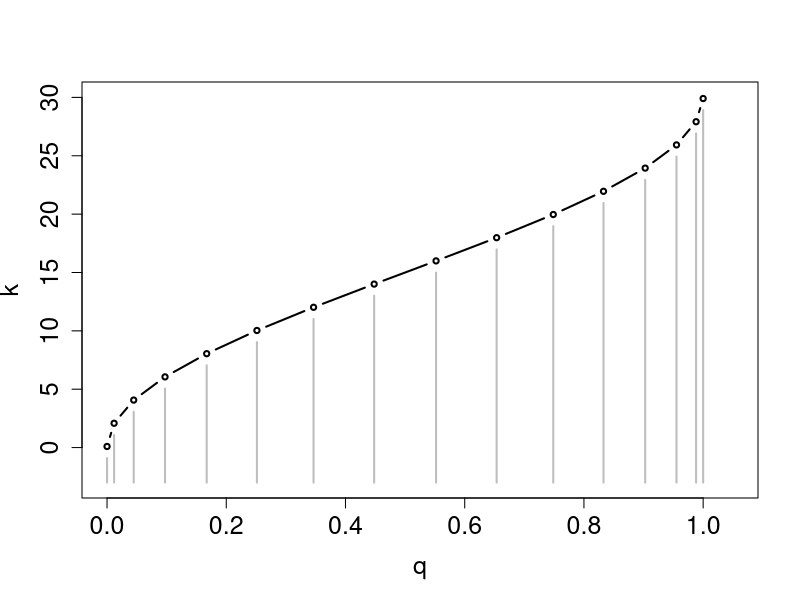
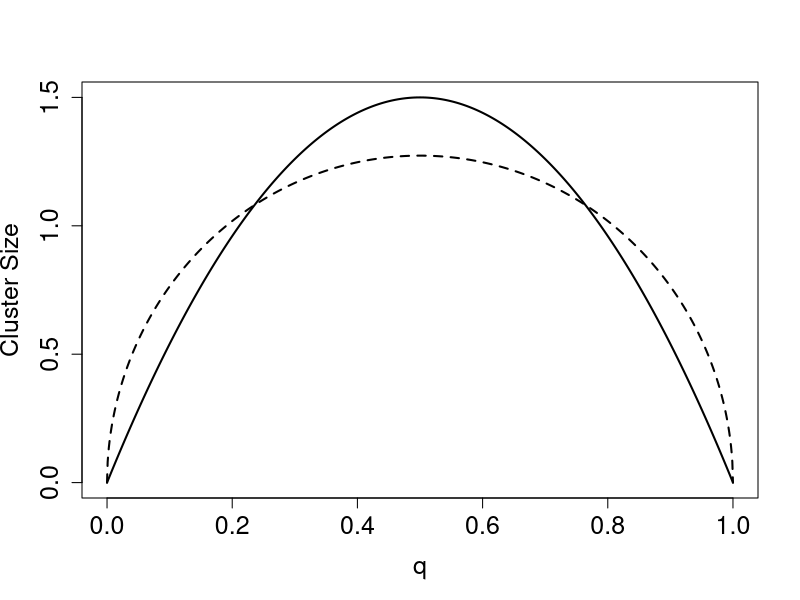
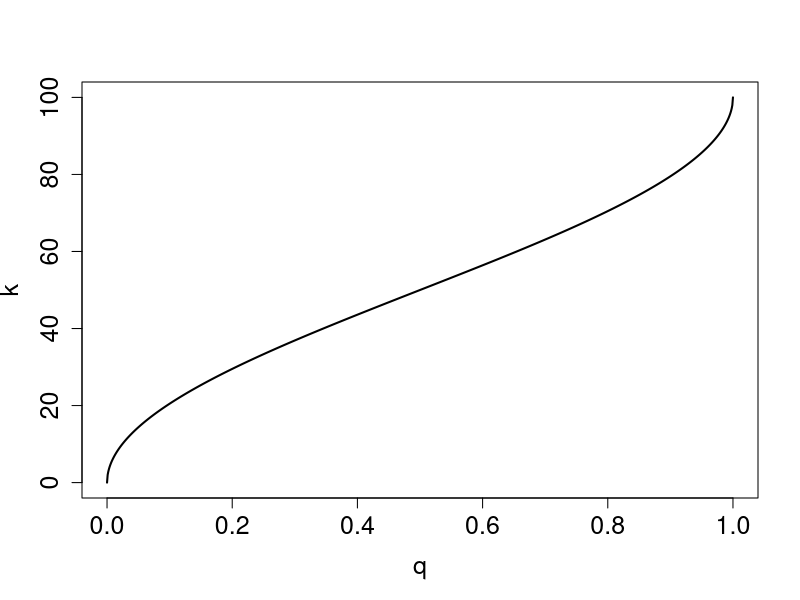

Generate these figures, in order, with R:
fig.no = 1
pdf(sprintf("plot-%03d.pdf", fig.no),
            width=7, height=5, pointsize=10)
fig.no = fig.no + 1

# This figure shows the mapping between q and k and how variable size clusters result.
par(cex.lab=1.5)
par(cex.axis=1.5)
scale = 30
q.marks = (sin(seq(-pi/2+0.01,pi/2-0.01,length.out=16))+1)/2
plot(q.marks, scale*asin(2*q.marks-1)/pi+scale/2, xlim=c(0,1.05), ylim=c(-3,scale), 
    lwd=2, cex=0.7, 
    type='b', ylab='k', xlab='q')
for (i in 1:(length(q.marks))) {
    q = q.marks[i]
    lines(c(q,q), c(-3, scale*asin(2*q-1)/pi + scale/2 -1), lwd=2, col='gray')
}
dev.off()

pdf(sprintf("plot-%03d.pdf", fig.no),
            width=7, height=5, pointsize=10)
fig.no = fig.no + 1

# this shows the old and sqrt limits
par(cex.lab=1.5)
par(cex.axis=1.5)
q = seq(0, 1, by=0.001)
plot(q, 6*q*(1-q), type='l', lwd=2, ylab="Cluster Size")
lines(q, 8/pi*sqrt(q*(1-q)), lwd=2, lty=2)

dev.off()

pdf(sprintf("plot-%03d.pdf", fig.no),
            width=7, height=5, pointsize=10)
fig.no = fig.no + 1

par(cex.lab=1.5)
par(cex.axis=1.5)
plot(q, 100*(asin(2*q-1)/pi+0.5), type='l', lwd=2,
    ylab="k")

dev.off()
